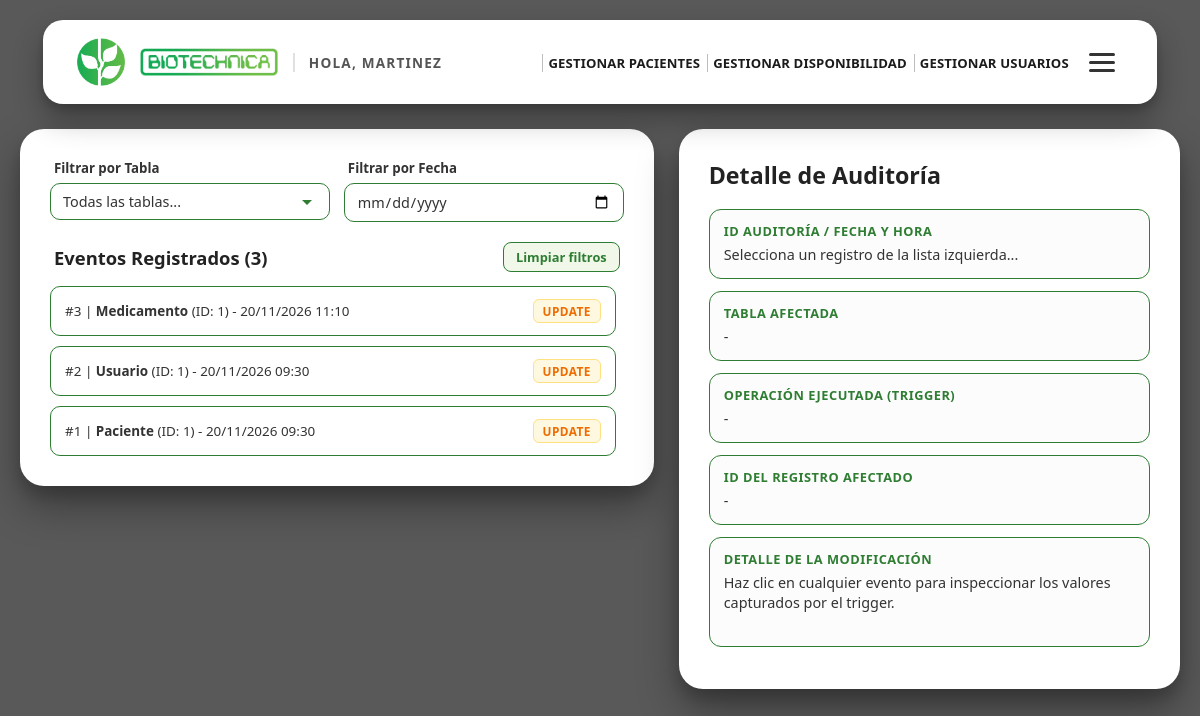
/Auditoria (signed in), run on the app's committed database.
### AppAdAtM/models.py (models this page shows)
class Auditoria(models.Model):
    ID_Auditoria = models.AutoField(primary_key=True)
    Tabla_Afectada = models.TextField()
    Accion = models.TextField()
    Registro_ID = models.TextField()
    Detalle = models.TextField(null=True, blank=True)
    Fecha_Hora = models.DateTimeField(auto_now_add=True)
    class Meta:
        db_table = 'Auditoria'

### AppAdAtM/views.py (the view, shortened to what this page needs)
# urls.py: path('Auditoria', views.verauditoria, name='ver_auditoria'),
@never_cache
@sesion_requerida
def verauditoria(request):
    usuario_id = request.session.get('usuario_id')
    rol_id = request.session.get('usuario_rol')
    registros = Auditoria.objects.all().order_by('-ID_Auditoria')
    tablas = (
        Auditoria.objects.values_list('Tabla_Afectada', flat=True)
        .distinct()
        .order_by('Tabla_Afectada')
    )
    return render(request, 'Auditoria.html', {
        'registros': registros,
        'tablas': tablas,
    })

### AppAdAtM/views.py (called while the page is built)
def sesion_requerida(view_func):
    @wraps(view_func)
    @never_cache
    def _wrapped_view(request, *args, **kwargs):
        if not request.session.get('usuario_id'):
            return redirect('inicio_sesion')
        return view_func(request, *args, **kwargs)
    return _wrapped_view

### AppAdAtM/templates/Auditoria.html (shortened to what this page needs)
{% load static %}
<!DOCTYPE html>
<html lang="es">
<head>
  <link rel="stylesheet" href="{% static 'AppAdAtM/css/Common.css' %}">
</head>
<body>
<header class="navbar">
  <div class="brand-section">
    <img src="{% static 'AppAdAtM/Imagenes/tu-logo-isotipo.png' %}" alt="Logo" class="nav-logo">
    <img src="{% static 'AppAdAtM/Imagenes/tu-sublogo-texto.png' %}" alt="Biotechnica" class="nav-sublogo">
    <span class="nav-slogan">
      {% if request.session.usuario_nombre %}
        Hola, {{ request.session.usuario_nombre }}
      {% else %}
        Biotechnica
      {% endif %}
    </span>
  </div>
  <nav class="navbar-content">
    <ul class="nav-ul">
      {% with rol=request.session.usuario_rol %}
        {% if rol == 1 %}
          <li><a href="{% url 'gestionar_pacientes' %}" class="nav-text">Gestionar Pacientes</a></li>
          <li><a href="{% url 'gestionar_disponibilidad' %}" class="nav-text">Gestionar Disponibilidad</a></li>
        {% elif rol == 4 %}
          <li><a href="{% url 'registrar_atencion' %}" class="nav-text">Agendar Atención</a></li>
          <li><a href="{% url 'gestionar_pacientes' %}" class="nav-text">Mis Datos</a></li>
        {% endif %}
        {% if rol %}
          <li>
            <a href="{% url 'gestionar_usuarios' %}" class="nav-text">
              {% if rol == 1 %}Gestionar Usuarios{% else %}Mi Cuenta{% endif %}
            </a>
          </li>
        {% endif %}
      {% endwith %}
    </ul>
  </nav>
</header>
  <main class="dashboard-container">
    <section class="card left-panel">
      <div class="filters-row">
        <div class="filter-item">
          <label for="filtro-tabla">Filtrar por Tabla</label>
          <select id="filtro-tabla">
            <option value="">Todas las tablas...</option>
          </select>
        </div>
        <div class="filter-item">
          <label for="filtro-fecha">Filtrar por Fecha</label>
          <input type="date" id="filtro-fecha">
        </div>
      </div>
      <div class="section-header-row">
        <h2 class="section-title">Eventos Registrados (<span id="contador-visible">{{ registros|length }}</span>)</h2>
        <button type="button" class="btn-limpiar-filtros" id="btn-limpiar">Limpiar filtros</button>
      </div>
      <div class="user-list" id="lista-auditoria">
        {% for r in registros %}
          <div class="user-item"
               data-id="{{ r.ID_Auditoria }}"
               data-tabla="{{ r.Tabla_Afectada }}"
               data-accion="{{ r.Accion }}"
               data-registroid="{{ r.Registro_ID }}"
               data-detalle="{{ r.Detalle|default:'Sin detalle adicional' }}"
               data-fecha="{{ r.Fecha_Hora|date:'Y-m-d' }}"
               data-fechahora="{{ r.Fecha_Hora|date:'d/m/Y H:i:s' }}">
            <span class="item-main-text">
              #{{ r.ID_Auditoria }} | <strong>{{ r.Tabla_Afectada }}</strong> (ID: {{ r.Registro_ID }}) - {{ r.Fecha_Hora|date:'d/m/Y H:i' }}
            </span>
            <span class="badge-accion badge-{{ r.Accion }}">{{ r.Accion }}</span>
          </div>
        {% empty %}
          <p style="color:#666; font-size:0.9rem; padding:10px;">Aún no hay registros en la tabla de Auditoría.</p>
        {% endfor %}
      </div>
    </section>
    <section class="card right-panel">
      <h1 class="panel-header-title" id="titulo-detalle">Detalle de Auditoría</h1>
      <div class="info-card-block">
        <div class="block-title">ID Auditoría / Fecha y Hora</div>
        <p id="det-fecha">Selecciona un registro de la lista izquierda...</p>
      </div>
      <div class="info-card-block">
        <div class="block-title">Tabla Afectada</div>
        <p id="det-tabla">-</p>
      </div>
      <div class="info-card-block">
        <div class="block-title">Operación Ejecutada (Trigger)</div>
        <p id="det-accion">-</p>
      </div>
      <div class="info-card-block">
        <div class="block-title">ID del Registro Afectado</div>
        <p id="det-registro">-</p>
      </div>
      <div class="info-card-block" style="min-height: 110px;">
        <div class="block-title">Detalle de la Modificación</div>
        <p id="det-detalle">Haz clic en cualquier evento para inspeccionar los valores capturados por el trigger.</p>
      </div>
    </section>
  </main>
</body>
</html>

### AppAdAtM/static/AppAdAtM/css/Common.css (style rules this page uses)
* { box-sizing: border-box; margin: 0; padding: 0; font-family: 'Segoe UI', Tahoma, Geneva, Verdana, sans-serif; }
body { min-height: 100vh; display: flex; flex-direction: column; background: linear-gradient(rgba(0, 0, 0, 0.65), rgba(0, 0, 0, 0.65)), url('https://images.unsplash.com/photo-1518531933037-91b2f5f229cc?auto=format&fit=crop&w=1920&q=80') center/cover no-repeat fixed; padding: 20px; }
.navbar { background-color: #ffffff; border-radius: 20px; padding: 18px 34px; min-height: 82px; display: flex; align-items: center; justify-content: space-between; flex-wrap: wrap; gap: 16px 24px; box-shadow: 0 15px 30px rgba(0, 0, 0, 0.3), 0 5px 10px rgba(0, 0, 0, 0.15); margin: 0 auto 25px auto; width: 96%; max-width: 1420px; }
.brand-section { display: flex; align-items: center; gap: 15px; flex-shrink: 0; min-width: 0; }
.nav-logo { width: 48px; height: 48px; object-fit: contain; }
.nav-sublogo { height: 28px; width: auto; object-fit: contain; }
.nav-slogan { font-size: 0.85rem; font-weight: 700; letter-spacing: 1.2px; color: #555555; text-transform: uppercase; border-left: 2px solid #e0e0e0; padding-left: 14px; max-width: clamp(110px, 18vw, 250px); overflow: hidden; text-overflow: ellipsis; white-space: nowrap; }
.navbar-content { flex: 1; min-width: 260px; display: flex; align-items: center; justify-content: flex-end; flex-wrap: wrap; gap: 12px 18px; }
.navbar-content a { text-decoration: none; white-space: nowrap; }
.navbar.navbar-partial { position: relative; flex-wrap: nowrap; gap: 12px; }
.navbar.navbar-partial .brand-section { order: 1; flex-shrink: 1; }
.navbar.navbar-partial .navbar-content { order: 2; flex: 1 1 auto; min-width: 0; margin-left: 0; }
.navbar.navbar-partial .nav-ul { width: 100%; flex-wrap: nowrap; justify-content: flex-end; }
.navbar.navbar-partial .nav-ul li { flex-shrink: 0; }
.dashboard-container { display: flex; gap: 25px; width: 100%; margin: 0 auto; flex: 1; align-items: flex-start; }
.card { background-color: #ffffff; border-radius: 24px; border: none; box-shadow: 0 20px 40px rgba(0, 0, 0, 0.35), 0 10px 15px rgba(0, 0, 0, 0.15); padding: 30px; }
select { cursor: pointer; appearance: none; -webkit-appearance: none; background-repeat: no-repeat; background-position: right 10px center; padding-right: 35px; }
.nav-text { font-size: 0.82rem; font-weight: 800; letter-spacing: 0.15px; color: #1b1b1b; text-transform: uppercase; border-left: 1.5px solid #bdbdbd; padding-left: 5px; white-space: nowrap; transition: color 0.2s ease; }
.nav-ul { display: flex; align-items: center; justify-content: flex-end; flex-wrap: wrap; gap: 7px; width: 100%; list-style: none; margin: 0; padding: 0; }
.nav-ul li { max-width: 100%; }

### data on the page
Auditoria: ID_Auditoria "3", Tabla_Afectada "Medicamento", Registro_ID "1", Fecha_Hora "20/11/2026 11:10", Accion "UPDATE"
Auditoria: ID_Auditoria "2", Tabla_Afectada "Usuario", Registro_ID "1", Fecha_Hora "20/11/2026 09:30", Accion "UPDATE"
Auditoria: ID_Auditoria "1", Tabla_Afectada "Paciente", Registro_ID "1", Fecha_Hora "20/11/2026 09:30", Accion "UPDATE"

### other printed values
{{ request.session.usuario_nombre }} "MARTINEZ"
{{ registros|length }} "3"
